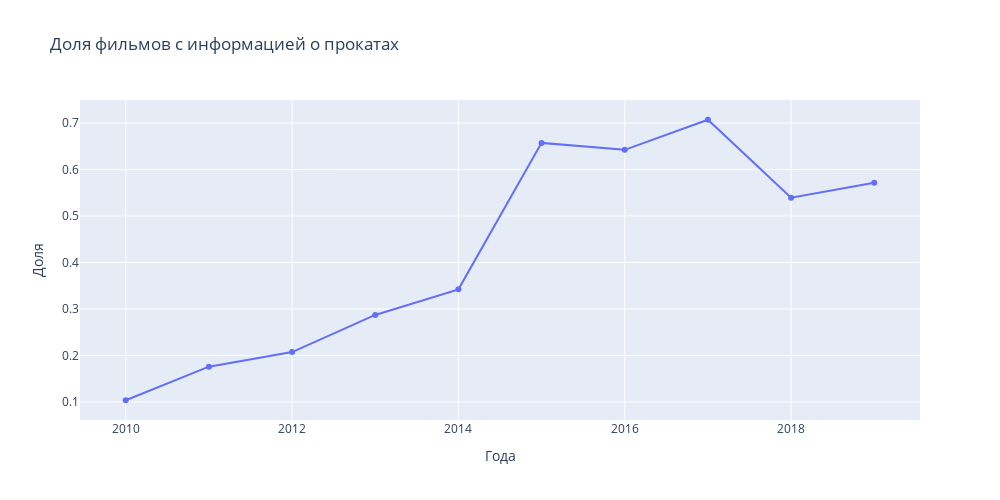

Notebook source saved alongside this figure:
### Code cell
# получение графика для определения периода
px.line(
informative_films_by_years,
y='Доля вышедших в прокат фильмов',
markers=True,
width=1000,
height=500,
title='Доля фильмов с информацией о прокатах').update_layout(
xaxis_title='Года',
yaxis_title='Доля',
showlegend=False)

### Figure 1 — Plotly figure (JSON) as saved in the notebook; plotly's stock layout.template omitted (floating-point values rounded to 4 significant figures)
{"data": [{"hovertemplate": "show_start_year=%{x}<br>Доля вышедших в прокат фильмов=%{y}<extra></extra>", "legendgroup": "", "line": {"color": "#636efa", "dash": "solid"}, "marker": {"symbol": "circle"}, "mode": "markers+lines", "name": "", "orientation": "v", "showlegend": false, "type": "scatter", "x": [2010, 2011, 2012, 2013, 2014, 2015, 2016, 2017, 2018, 2019], "xaxis": "x", "y": [0.1036, 0.1758, 0.2072, 0.2871, 0.3421, 0.6572, 0.6422, 0.7069, 0.5392, 0.5714], "yaxis": "y"}], "layout": {"height": 500, "legend": {"tracegroupgap": 0}, "showlegend": false, "title": {"text": "Доля фильмов с информацией о прокатах"}, "width": 1000, "xaxis": {"anchor": "y", "domain": [0, 1], "title": {"text": "Года"}}, "yaxis": {"anchor": "x", "domain": [0, 1], "title": {"text": "Доля"}}}}
